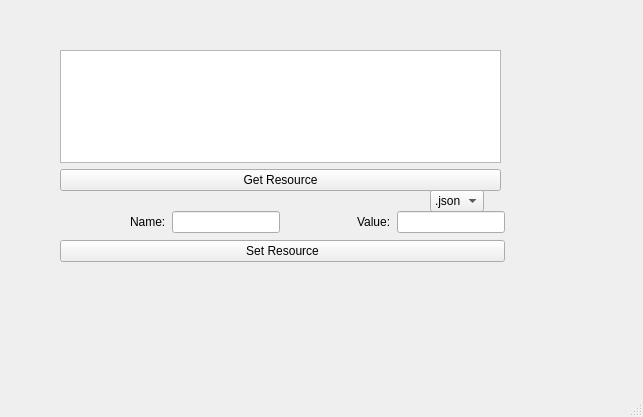
<?xml version="1.0" encoding="UTF-8"?>
<ui version="4.0">
 <class>MainWindow</class>
 <widget class="QMainWindow" name="MainWindow">
  <property name="geometry">
   <rect>
    <x>0</x>
    <y>0</y>
    <width>643</width>
    <height>417</height>
   </rect>
  </property>
  <property name="windowTitle">
   <string>MainWindow</string>
  </property>
  <widget class="QWidget" name="centralwidget">
   <widget class="QWidget" name="">
    <property name="geometry">
     <rect>
      <x>60</x>
      <y>50</y>
      <width>441</width>
      <height>141</height>
     </rect>
    </property>
    <layout class="QVBoxLayout" name="verticalLayout">
     <item>
      <widget class="QTextEdit" name="outLabel">
       <property name="enabled">
        <bool>true</bool>
       </property>
      </widget>
     </item>
     <item>
      <widget class="QPushButton" name="getButton">
       <property name="text">
        <string>Get Resource</string>
       </property>
      </widget>
     </item>
    </layout>
   </widget>
   <widget class="QComboBox" name="comboBox">
    <property name="geometry">
     <rect>
      <x>430</x>
      <y>190</y>
      <width>71</width>
      <height>20</height>
     </rect>
    </property>
    <property name="layoutDirection">
     <enum>Qt::LeftToRight</enum>
    </property>
    <property name="sizeAdjustPolicy">
     <enum>QComboBox::AdjustToContents</enum>
    </property>
    <property name="iconSize">
     <size>
      <width>16</width>
      <height>16</height>
     </size>
    </property>
    <item>
     <property name="text">
      <string>.json</string>
     </property>
    </item>
    <item>
     <property name="text">
      <string>.xml</string>
     </property>
    </item>
    <item>
     <property name="text">
      <string>.ini</string>
     </property>
    </item>
   </widget>
   <widget class="QWidget" name="">
    <property name="geometry">
     <rect>
      <x>60</x>
      <y>210</y>
      <width>445</width>
      <height>55</height>
     </rect>
    </property>
    <layout class="QVBoxLayout" name="verticalLayout_2">
     <item>
      <layout class="QHBoxLayout" name="horizontalLayout_3">
       <item>
        <layout class="QHBoxLayout" name="horizontalLayout">
         <item>
          <spacer name="horizontalSpacer">
           <property name="orientation">
            <enum>Qt::Horizontal</enum>
           </property>
           <property name="sizeHint" stdset="0">
            <size>
             <width>40</width>
             <height>20</height>
            </size>
           </property>
          </spacer>
         </item>
         <item>
          <widget class="QLabel" name="label_2">
           <property name="text">
            <string>Name:</string>
           </property>
          </widget>
         </item>
         <item>
          <widget class="QLineEdit" name="nameEdit"/>
         </item>
        </layout>
       </item>
       <item>
        <layout class="QHBoxLayout" name="horizontalLayout_2">
         <item>
          <spacer name="horizontalSpacer_2">
           <property name="orientation">
            <enum>Qt::Horizontal</enum>
           </property>
           <property name="sizeHint" stdset="0">
            <size>
             <width>40</width>
             <height>20</height>
            </size>
           </property>
          </spacer>
         </item>
         <item>
          <widget class="QLabel" name="label_3">
           <property name="text">
            <string>Value:</string>
           </property>
          </widget>
         </item>
         <item>
          <widget class="QLineEdit" name="valueEdit"/>
         </item>
        </layout>
       </item>
      </layout>
     </item>
     <item>
      <widget class="QPushButton" name="setButton">
       <property name="text">
        <string>Set Resource</string>
       </property>
      </widget>
     </item>
    </layout>
   </widget>
  </widget>
  <widget class="QStatusBar" name="statusbar"/>
  <widget class="QMenuBar" name="menubar">
   <property name="geometry">
    <rect>
     <x>0</x>
     <y>0</y>
     <width>643</width>
     <height>21</height>
    </rect>
   </property>
  </widget>
 </widget>
 <resources/>
 <connections/>
</ui>
